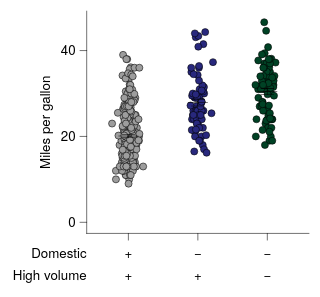

Vega-Lite specification stored for this chart:
### Vega-Lite specification from a JSON file in a GitHub repository (floating-point values rounded to 4 significant figures; data arrays with more than 128 entries replaced by an {"elided": "..."} marker saying what was removed)
{"background": null, "config": {"arc": {"fill": "#DBDBDB", "fillOpacity": 1.0, "innerRadius": 25.0, "padAngle": 0.03, "stroke": "black", "strokeOpacity": 1, "strokeWidth": 0.25}, "area": {"fill": "#DBDBDB", "fillOpacity": 1.0, "stroke": "black", "strokeOpacity": 1, "strokeWidth": 0.25}, "axis": {"domain": true, "domainCap": "round", "domainColor": "black", "domainWidth": 0.25, "grid": false, "gridCap": "round", "gridColor": "#F1F1F1", "gridDash": [0, 0], "gridOpacity": 1.0, "gridWidth": 0.25, "labelColor": "black", "labelFont": "Helvetica Neue, HelveticaNeue, Helvetica, Arial, sans-serif", "labelFontSize": 6, "labelFontStyle": "normal", "labelFontWeight": 400, "offset": 0, "ticks": true, "tickCap": "round", "tickColor": "black", "tickRound": false, "tickSize": 3.0, "tickWidth": 0.25, "titleColor": "black", "titleFont": "Helvetica Neue, HelveticaNeue, Helvetica, Arial, sans-serif", "titleFontSize": 6, "titleFontStyle": "normal", "titleFontWeight": 400}, "axisX": {"domain": true, "labelAlign": "center", "labelAngle": 0, "labels": true, "ticks": true, "translate": 0}, "axisY": {"domain": true, "labelAlign": "right", "labelAngle": 0, "labels": true, "ticks": true, "translate": 0}, "axisRight": {"domain": true, "labelAlign": "left", "labelAngle": 0, "labels": true, "ticks": true, "translate": 0}, "axisTop": {"domain": true, "labelAlign": "center", "labelAngle": 0, "labels": true, "ticks": true, "translate": 0}, "axisBand": {"tickOffset": 0}, "bar": {"fill": "#DBDBDB", "fillOpacity": 1.0, "stroke": "black", "strokeOpacity": 1, "strokeWidth": 0.25}, "boxplot": {"size": 9.0, "ticks": {"cornerRadius": 0.25, "fill": "black", "opacity": 1, "size": 4.5, "thickness": 0.25}, "box": {"fillOpacity": 1.0, "stroke": "black", "strokeOpacity": 1, "strokeWidth": 0.25}, "median": {"cornerRadius": 0, "fill": "black", "fillOpacity": 1.0, "opacity": 1, "size": 9.0, "thickness": 0.25}, "rule": {"fill": "black", "fillOpacity": 1.0, "size": 10.0, "stroke": "black", "strokeDash": [0, 0], "strokeOpacity": 1, "strokeWidth": 0.25}, "outliers": {"color": "black", "fill": "black", "fillOpacity": 1.0, "size": 0, "stroke": "black", "strokeOpacity": 1, "strokeWidth": 0.25}}, "circle": {"fill": "black", "fillOpacity": 1.0, "size": 1.25, "stroke": null, "strokeOpacity": 1, "strokeWidth": 0.25}, "errorband": {"band": {"fillOpacity": 0.6, "stroke": null, "strokeWidth": 0.25, "strokeOpacity": 1}, "borders": {"opacity": 0, "strokeOpacity": 1, "strokeWidth": 0.25}}, "errorbar": {"opacity": 1, "rule": {"strokeDash": [0, 0], "strokeWidth": 0.25}, "ticks": {"color": "black", "cornerRadius": 0.125, "opacity": 1, "size": 6.0, "thickness": 0.25}, "thickness": 0.25}, "font": "Helvetica Neue, HelveticaNeue, Helvetica, Arial, sans-serif", "geoshape": {"fill": "#DBDBDB", "fillOpacity": 1.0, "stroke": "black", "strokeOpacity": 1, "strokeWidth": 0.25}, "header": {"labelColor": "black", "labelFont": "Helvetica Neue, HelveticaNeue, Helvetica, Arial, sans-serif", "labelFontSize": 6, "labelFontStyle": "normal", "labelFontWeight": 400, "titleColor": "black", "titleFont": "Helvetica Neue, HelveticaNeue, Helvetica, Arial, sans-serif", "titleFontSize": 6, "titleFontStyle": "normal", "titleFontWeight": 400, "titlePadding": 0}, "legend": {"disable": false, "offset": 4.5, "titlePadding": 4, "labelOffset": 2, "gradientLabelOffset": 2, "columnPadding": 4, "rowPadding": 2, "gradientThickness": 5, "gradientOpacity": 1.0, "gradientStrokeColor": "black", "gradientStrokeWidth": 0.25, "labelColor": "black", "labelFont": "Helvetica Neue, HelveticaNeue, Helvetica, Arial, sans-serif", "labelFontSize": 6, "labelFontStyle": "normal", "labelFontWeight": 400, "strokeColor": "black", "strokeWidth": 0, "symbolSize": 36, "symbolStrokeColor": "black", "symbolStrokeWidth": 0.25, "titleColor": "black", "titleFont": "Helvetica Neue, HelveticaNeue, Helvetica, Arial, sans-serif", "titleFontSize": 6, "titleFontStyle": "normal", "titleFontWeight": 400}, "line": {"color": "black", "stroke": "black", "strokeCap": "butt", "strokeDash": [0, 0], "strokeOpacity": 1, "strokeWidth": 0.5}, "point": {"filled": true, "fill": "#DBDBDB", "fillOpacity": 1.0, "size": 5.0, "stroke": "black", "strokeOpacity": 1, "strokeWidth": 0.25}, "range": {"category": ["#9D9D9D", "#28287D", "#004225", "#47266F", "#00605D", "#DBDBDB", "#7983C1", "#6E927B", "#937FB4", "#699A97"], "diverging": {"scheme": ["#4F4265", "#6A5C82", "#85789D", "#A196B7", "#BDB5CE", "#D8D6DD", "#F6F6F6", "#CED8D7", "#9DBFBD", "#75A3A0", "#518683", "#326967", "#164D4B"]}, "heatmap": {"scheme": ["#440154", "#472270", "#433E82", "#38598C", "#2C728E", "#238A8D", "#24A086", "#39B578", "#5DC862", "#96D646", "#CAE02D", "#FDE724"]}, "ordinal": {"scheme": ["#F1F1F1", "#DBDBDB", "#C6C6C6", "#B2B2B2", "#9D9D9D", "#898989", "#767676", "#636363", "#515151", "#404040", "#2F2F2F", "#1F1F1F"]}, "ramp": {"scheme": ["#440154", "#472270", "#433E82", "#38598C", "#2C728E", "#238A8D", "#24A086", "#39B578", "#5DC862", "#96D646", "#CAE02D", "#FDE724"]}}, "rule": {"color": "black", "stroke": "black", "strokeCap": "round", "strokeDash": [2, 2], "strokeOpacity": 1, "strokeWidth": 0.25}, "scale": {"barBandPaddingInner": 0.1, "rectBandPaddingInner": 0, "tickBandPaddingInner": 0.1, "bandPaddingOuter": 0.1, "bandWithNestedOffsetPaddingInner": 0.2, "bandWithNestedOffsetPaddingOuter": 0.2, "offsetBandPaddingInner": 0, "offsetBandPaddingOuter": 0, "continuousPadding": 5.0, "round": false}, "rect": {"fill": "#DBDBDB", "fillOpacity": 1.0, "stroke": "black", "strokeOpacity": 1, "strokeWidth": 0.25}, "square": {"fill": "#DBDBDB", "fillOpacity": 1.0, "size": 10.0, "stroke": "black", "strokeOpacity": 1, "strokeWidth": 0.25}, "text": {"color": "black", "font": "Helvetica Neue, HelveticaNeue, Helvetica, Arial, sans-serif", "fontSize": 6, "fontStyle": "normal", "fontWeight": 400}, "tick": {"color": "black", "cornerRadius": 0.125, "opacity": 1.0, "size": 9.0, "thickness": 0.25}, "title": {"anchor": "middle", "frame": "group", "color": "black", "font": "Helvetica Neue, HelveticaNeue, Helvetica, Arial, sans-serif", "fontSize": 6, "fontStyle": "normal", "fontWeight": 400, "subtitleColor": "black", "subtitleFont": "Helvetica Neue, HelveticaNeue, Helvetica, Arial, sans-serif", "subtitleFontSize": 6, "subtitleFontStyle": "normal", "subtitleFontWeight": 400}, "trail": {"color": "black", "opacity": 1, "size": 0.5}, "view": {"continuousWidth": 100, "continuousHeight": 100, "discreteWidth": 100, "discreteHeight": 100, "fill": null, "stroke": null, "strokeWidth": 0.25}}, "vconcat": [{"layer": [{"data": {"name": "data-5a85ede2053d4aec77293cfb476ae07b"}, "mark": {"type": "circle", "opacity": 1.0, "size": 10.0, "stroke": "black", "strokeOpacity": 1, "strokeWidth": 0.25}, "encoding": {"color": {"field": "Origin", "legend": null, "scale": {"domain": ["USA", "Europe", "Japan"]}, "sort": ["USA", "Europe", "Japan"], "title": null, "type": "nominal"}, "x": {"axis": {"labels": false, "title": null}, "field": "Origin", "scale": {"domain": ["USA", "Europe", "Japan"]}, "sort": ["USA", "Europe", "Japan"], "title": "Origin", "type": "nominal"}, "xOffset": {"field": "jitter_x", "scale": {"domain": [-7.33, 7.33], "range": [5.17, 19.83]}, "type": "quantitative"}, "y": {"field": "Miles_per_Gallon", "title": "Miles per gallon", "type": "quantitative", "scale": {"nice": false}}}}, {"data": {"name": "data-64e7897fd8423deef5c97d660b6d3367"}, "mark": {"type": "errorbar"}, "encoding": {"x": {"axis": {"labels": false, "title": null}, "field": "Origin", "scale": {"domain": ["USA", "Europe", "Japan"]}, "sort": ["USA", "Europe", "Japan"], "title": "Origin", "type": "nominal"}, "y": {"field": "__mean", "title": "Miles per gallon", "type": "quantitative", "scale": {"nice": false}}, "yError": {"field": "__error"}}}, {"data": {"name": "data-64e7897fd8423deef5c97d660b6d3367"}, "mark": {"type": "tick"}, "encoding": {"x": {"axis": {"labels": false, "title": null}, "field": "Origin", "scale": {"domain": ["USA", "Europe", "Japan"]}, "sort": ["USA", "Europe", "Japan"], "title": "Origin", "type": "nominal"}, "y": {"field": "__mean", "title": "Miles per gallon", "type": "quantitative", "scale": {"nice": false}}}}]}, {"layer": [{"data": {"name": "data-c3bd76c557e40d2a0c8ddade193cca11"}, "mark": {"type": "text", "align": "right", "baseline": "middle", "fontSize": 6}, "encoding": {"text": {"field": "__label", "type": "nominal"}, "x": {"value": 0}, "y": {"axis": null, "field": "__y", "scale": {"domain": [0, 20.0], "nice": false, "padding": 0, "range": [0, 20.0], "zero": false}, "type": "quantitative"}}}, {"data": {"name": "data-e566b313ce9ab02e795b97a804ea3acf"}, "mark": {"type": "text", "align": "center", "baseline": "middle", "fontSize": 6}, "encoding": {"angle": {"field": "__angle", "scale": null, "type": "quantitative"}, "text": {"field": "__value", "type": "nominal"}, "x": {"axis": {"domain": false, "grid": false, "labels": false, "ticks": false, "title": null}, "field": "__category", "scale": {"domain": ["USA", "Europe", "Japan"]}, "sort": ["USA", "Europe", "Japan"], "type": "nominal"}, "y": {"axis": null, "field": "__y", "scale": {"domain": [0, 20.0], "nice": false, "padding": 0, "range": [0, 20.0], "zero": false}, "type": "quantitative"}}}], "height": 20.0, "view": {"fill": null, "stroke": null}, "width": 100}], "resolve": {"scale": {"x": "shared"}}, "spacing": 0, "$schema": "https://vega.github.io/schema/vega-lite/v6.4.1.json", "datasets": {"data-5a85ede2053d4aec77293cfb476ae07b": {"elided": "398 records"}, "data-64e7897fd8423deef5c97d660b6d3367": [{"Origin": "USA", "__mean": 20.08, "__error": 0.4058, "__dysonsphere__": 1}, {"Origin": "Japan", "__mean": 30.45, "__error": 0.6852, "__dysonsphere__": 1}, {"Origin": "Europe", "__mean": 27.89, "__error": 0.8037, "__dysonsphere__": 1}], "data-c3bd76c557e40d2a0c8ddade193cca11": [{"__label": "Domestic", "__y": 5.0, "__dysonsphere__": 1}, {"__label": "High volume", "__y": 15.0, "__dysonsphere__": 1}], "data-e566b313ce9ab02e795b97a804ea3acf": [{"__label": "Domestic", "__category": "USA", "__value": "+", "__y": 5.0, "__angle": 0.0, "__dysonsphere__": 1}, {"__label": "Domestic", "__category": "Europe", "__value": "−", "__y": 5.0, "__angle": 0.0, "__dysonsphere__": 1}, {"__label": "Domestic", "__category": "Japan", "__value": "−", "__y": 5.0, "__angle": 0.0, "__dysonsphere__": 1}, {"__label": "High volume", "__category": "USA", "__value": "+", "__y": 15.0, "__angle": 0.0, "__dysonsphere__": 1}, {"__label": "High volume", "__category": "Europe", "__value": "+", "__y": 15.0, "__angle": 0.0, "__dysonsphere__": 1}, {"__label": "High volume", "__category": "Japan", "__value": "−", "__y": 15.0, "__angle": 0.0, "__dysonsphere__": 1}]}}
